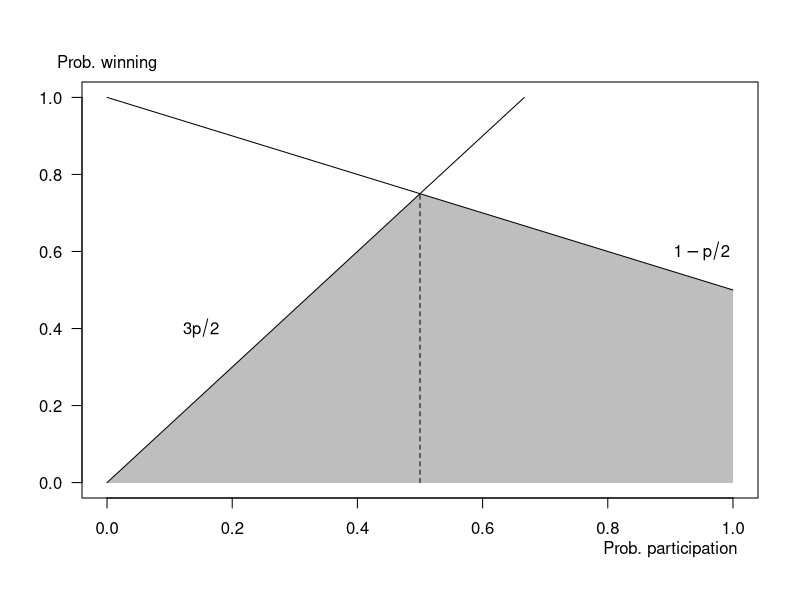
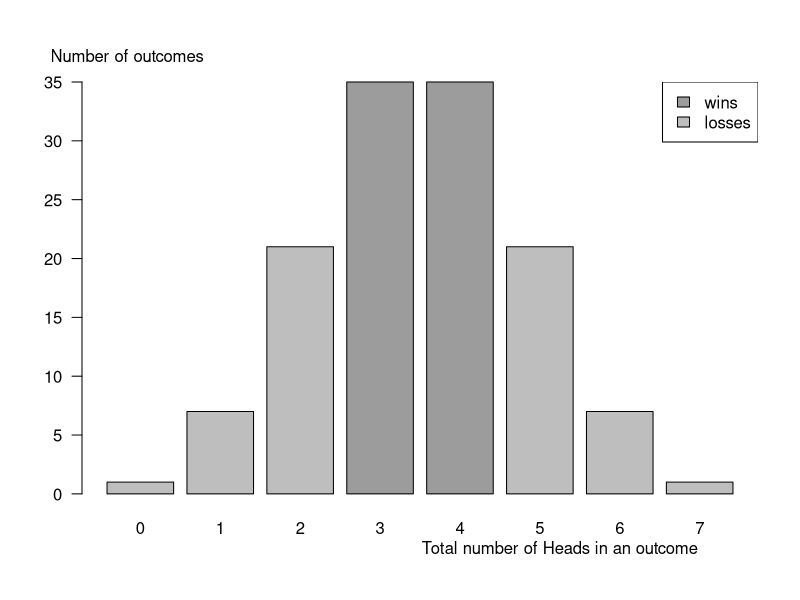

Reproduce these figures in R, in order.
## ---- chunk 1
plot(x = 0, y = 0, xlim = 0:1, ylim = 0:1, type = 'n', ann = F, las = 1)
polygon(x = c(0,1/2,1,1,0), y = c(0,3/4,1/2,0,0), col = "grey", border = NA)
lines(x = 0:1, y = c(1,1/2)); lines(x = c(0,2/3), y = 0:1)
lines(x = c(1/2,1/2), y = c(0,3/4), lty = 2)
text(x = 0.95, y = 0.6, labels = expression(1-p/2))
text(x = 0.15, y = 0.4, labels = expression(3*p/2))

mtext("Prob. participation", side = 1, at = 0.9, line = 2)
mtext("Prob. winning", side = 3, at = 0, line = 0.5)
## ---- chunk 2
if (!(require("lpSolve"))) {
  install.packages("lpSolve")
  library("lpSolve")
}

f.obj <- c(1, 0, 0, 0)
f.con <- matrix (c(1, 1/2, 0, 0,
                   1, 0, 1/2, 0,
                   1, 0, 0, 1/2,
                   1, -1/2, -1/2, -1/2), nrow=4, byrow=TRUE)
f.dir <- rep("<=", 4)
f.rhs <- c(1, 1, 1, 0)
sol <- lp("max", f.obj, f.con, f.dir, f.rhs)
sol$solution
## ---- chunk 3
2 * choose(5, 3) / 2^5
## ---- chunk 4
2 * choose(7, 4) / 2^7
## ---- chunk 5
barplot(choose(7, 0:7), names.arg = 0:7, las = 1,
        col = c(rep("grey", 3), rep("grey61", 2), rep("grey", 3)))
mtext(text = "Total number of Heads in an outcome", side = 1, line = 2, at = 7)
mtext(text = "Number of outcomes", side = 3, line = 0.8, at = 0.5)
legend("topright", legend = c("wins","losses"), fill = c("grey61","grey"))
